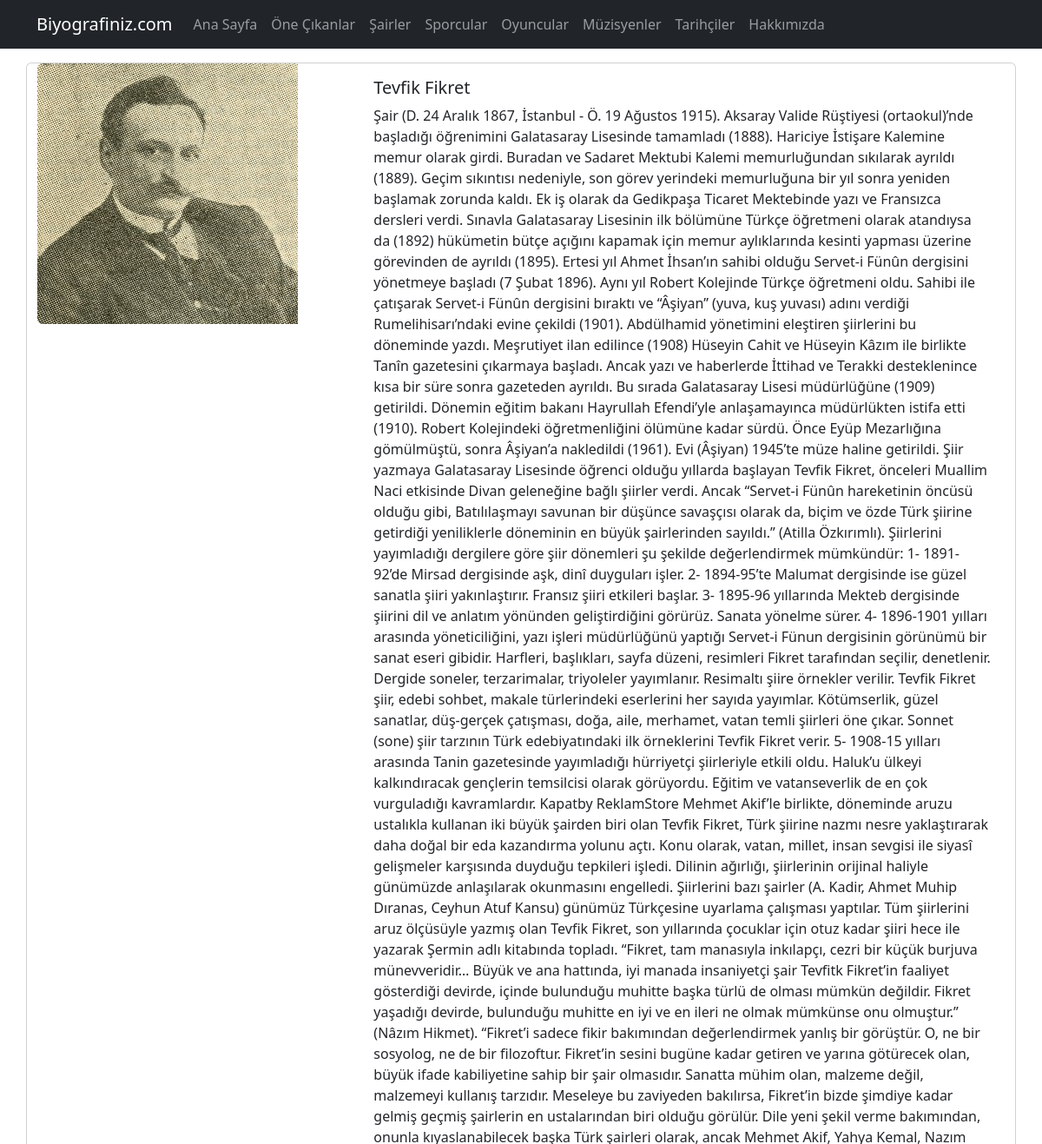
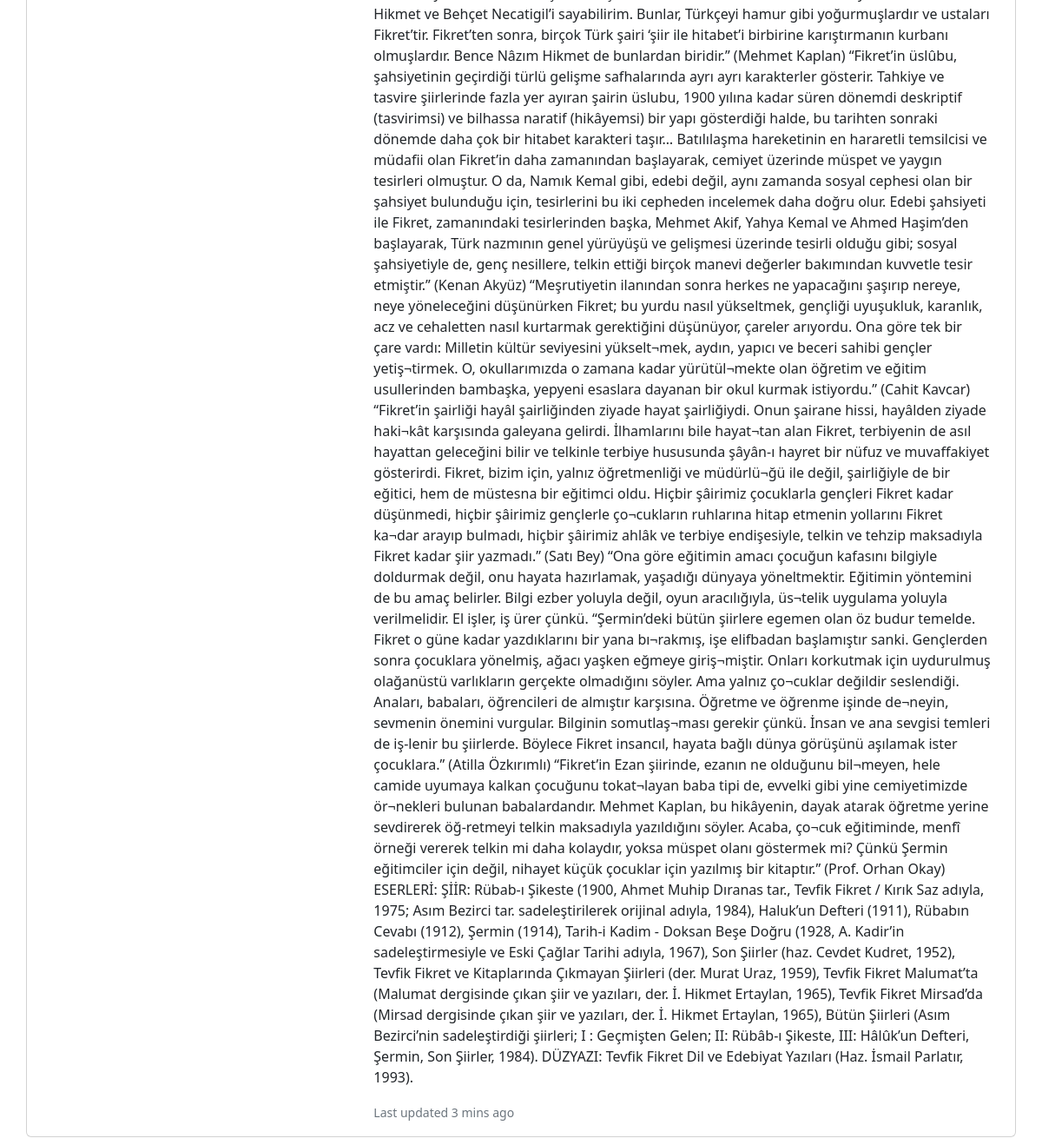
Page /sairler/3 on the committed database (2 pictures, top to bottom).
### biyografiler/models.py (models this page shows)
class Sair(models.Model):
    sair_adi = models.CharField(max_length=200)
    sair_aciklama = models.TextField()
    resim = models.CharField(max_length=100)
    anasayfa = models.BooleanField(default=False)

### biyografiler/views.py (the view)
# urls.py: path("sairler/<int:id>", views.sairdetay, name="sairdetay"),
def sairdetay(request,id):
    data = {
        "sair": Sair.objects.get(id=id)
    }
    return render(request, "sairdetay.html",data)

### biyografiler/templates/sairdetay.html (shortened to what this page needs)
{% load static %}
<!DOCTYPE html>
<html lang="en">
<head>
    <link href="https://cdn.jsdelivr.net/npm/bootstrap@5.2.3/dist/css/bootstrap.min.css" rel="stylesheet">
</head>
<body>
      {% include 'partials/_navbar.html' %}
      <div class="container mt-3">
        <div class="row">
            <div class="card mb-3" >
                <div class="row g-0">
                  <div class="col-md-4">
                    <img src="{% static 'img/'|add:sair.resim %}" class="img-fluid rounded-start" alt="...">
                  </div>
                  <div class="col-md-8">
                    <div class="card-body">
                      <h5 class="card-title">{{ sair.sair_adi }}</h5>
                      <p class="card-text">{{ sair.sair_aciklama }}</p>
                      <p class="card-text"><small class="text-muted">Last updated 3 mins ago</small></p>
                    </div>
                  </div>
                </div>
              </div>
        </div>
    </div>
</body>
</html>

### rows in the picture
Sair: resim (picture), sair_adi "Tevfik Fikret", sair_aciklama "Şair (D. 24 Aralık 1867, İstanbul - Ö. 19 Ağustos 1915). Aksaray Valide Rüştiyesi (ortaokul)’nde başladığı öğrenimini Galatasaray Lisesinde tamamladı (1888). Hariciye İstişare Kalemine memur olarak girdi. Buradan ve Sadaret Mektubi Kalemi memurluğundan sıkılarak ayrıldı (1889). Geçim sıkıntısı nedeniyle, son görev yerindeki memurluğuna bir yıl sonra yeniden başlamak zorunda kaldı. Ek iş olarak da Gedikpaşa Ticaret Mektebinde yazı ve Fransızca dersleri verdi. Sınavla Galatasaray Lisesinin ilk bölümüne Türkçe öğretmeni olarak atandıysa da (1892) hükümetin bütçe açığını kapamak için memur aylıklarında kesinti yapması üzerine görevinden de ayrıldı (1895). Ertesi yıl Ahmet İhsan’ın sahibi olduğu…"
